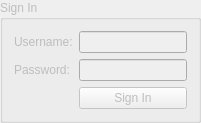
              <widget class="QGroupBox" name="grpSignIn">
                <property name="enabled">
                  <bool>false</bool>
                </property>
                <property name="title">
                  <string>Sign In</string>
                </property>
                <layout class="QFormLayout" name="formLayout_2">
                  <item row="0" column="0">
                    <widget class="QLabel" name="label_4">
                      <property name="text">
                        <string>Username:</string>
                      </property>
                    </widget>
                  </item>
                  <item row="0" column="1">
                    <widget class="QLineEdit" name="usernameLineEdit"/>
                  </item>
                  <item row="1" column="0">
                    <widget class="QLabel" name="label_5">
                      <property name="text">
                        <string>Password:</string>
                      </property>
                    </widget>
                  </item>
                  <item row="1" column="1">
                    <widget class="QLineEdit" name="passwordLineEdit"/>
                  </item>
                  <item row="2" column="1">
                    <widget class="QPushButton" name="btnSignIn">
                      <property name="text">
                        <string>Sign In</string>
                      </property>
                    </widget>
                  </item>
                </layout>
              </widget>
